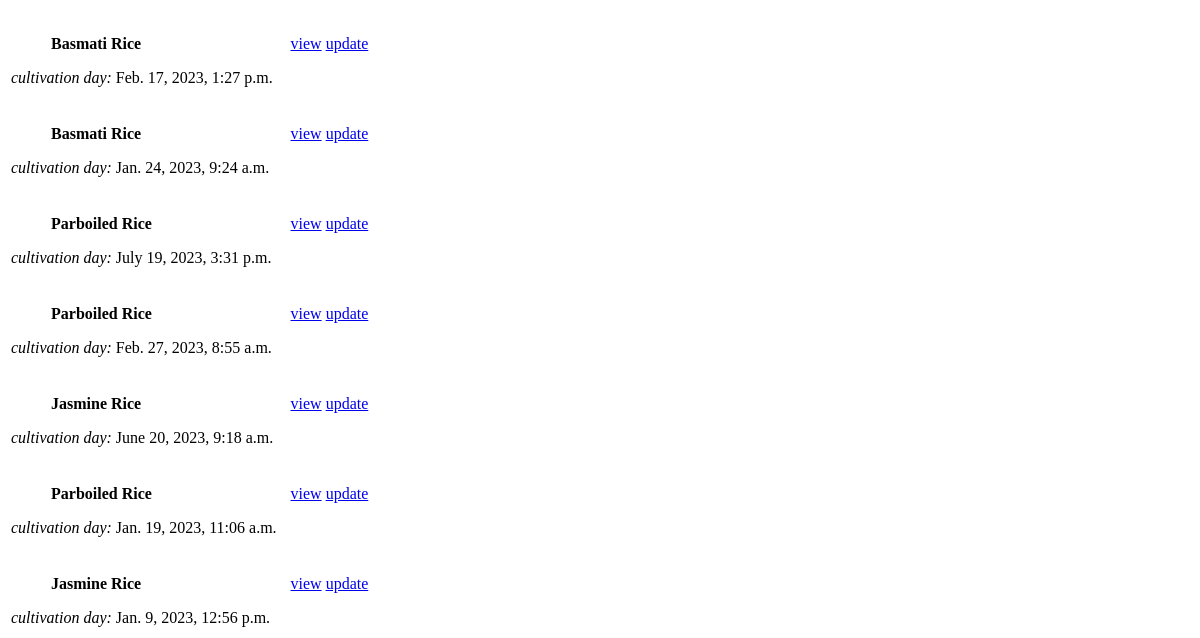
Before: /cultivationlist/ (signed in, lower part) with the older database file.
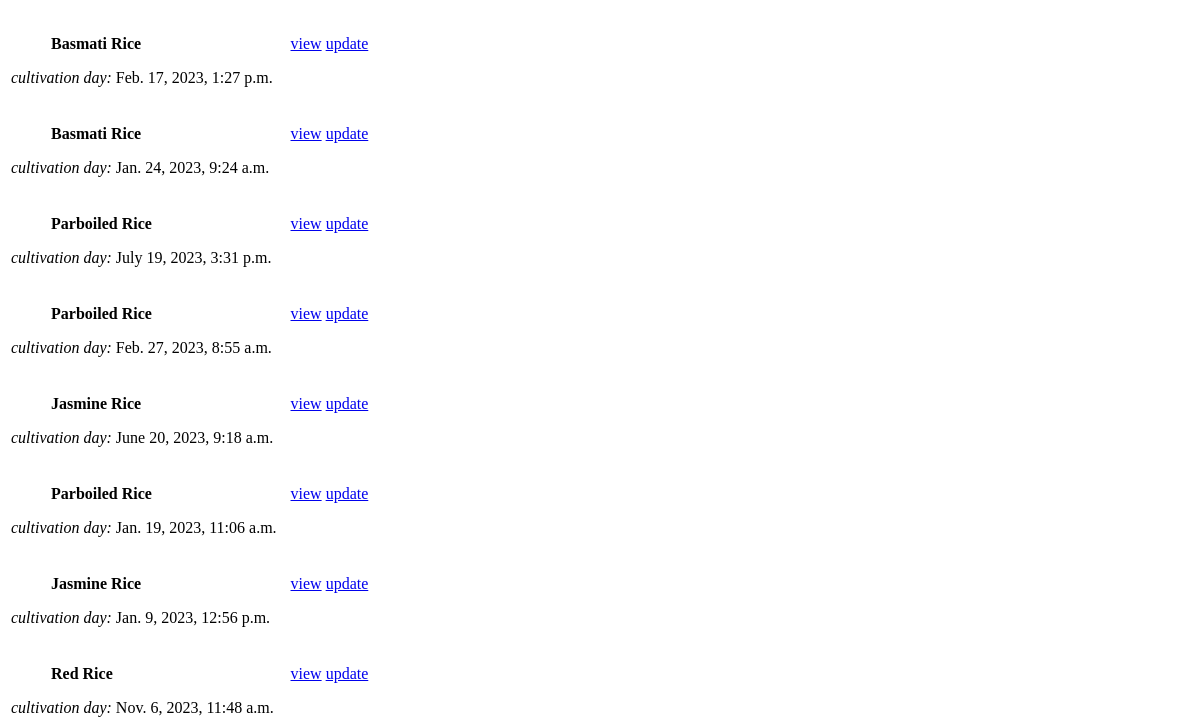
After: the same page with the newer database file.
### dashboard/models.py (models this page shows, shortened)
class Cultivation(models.Model):
    user = models.ForeignKey(Farmer, on_delete=models.CASCADE)
    product = models.CharField(max_length=50)
    product_id = models.CharField(max_length=50, unique=True)  # Make the product_id unique
    status = models.CharField(max_length=20)
    location = models.CharField(max_length=300)
    cultivated_area = models.CharField(max_length=30)
    start_date = models.DateTimeField(default=timezone.now)  # Set default value to the current time
    harvested_date = models.DateTimeField(null=True, blank=True)  # Allow null and blank for harvested_date
    description = models.TextField()

### dashboard/views.py (the view)
# urls.py: path('cultivationlist/',CultivationList.as_view(),name='cultivation-list'),
class CultivationList(LoginRequiredMixin,ListView):
    model = Cultivation
    context_object_name = 'cultivationData'
    template_name = 'dashboard/partials/cultivation_list.html'
    def get_queryset(self):
        username = self.request.session.get('username')
        dataset = Cultivation.objects.filter(user_id= username)
        return dataset
    def get_context_data(self,**kwargs):
        context = super().get_context_data(**kwargs)
        return context
    '''
It looks like you might be mixing up the purpose of the get_context_data() method and the get_context_object_name() method.
The get_context_object_name() method is used to define the context variable name for a single object in a DetailView and not typically used in a ListView'''

### dashboard/templates/dashboard/partials/cultivation_list.html (shortened to what this page needs)
<div class='cultivation-list'>
    <table>
    {% for items in cultivationData %}
        <tr>
            <td> <br><b> <ul>{{ items.product }}</ul></b> <i>cultivation day: </i>{{ items.start_date }}</td>
            <td><a href="{% url 'cultivation-detail'  items.id %}">view</a></td>
            <td><a href="{% url 'cultivation-update'  items.id %}">update</a></td>
        </tr>
    {% empty %}
    <h3> no records found!!</h3>
    {% endfor %}
    </table>
</div>

Changed rows visible on the page:
added Cultivation: product "Red Rice", start_date "Nov. 6, 2023, 11:48 a.m."
